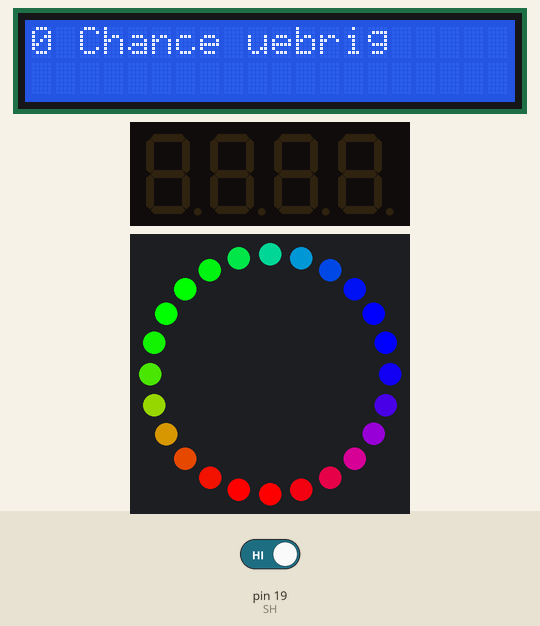
Recording of a sketch running on a simulated Arduino Uno, built with avr-gcc and run on an emulated ATmega328P. On the bench: 20×2 character LCD, 4-digit seven-segment display, 24 RGB LEDs in a ring, first at the top, clockwise. Inputs (shaded band) come from the test bench; at power-on: pin 19 (SH) HIGH. Random numbers use the default seed unless the sketch sets one.

Above: at 1.2 s.
1.3 s: pin 19 (SH) driven LOW
At 1.9 s:
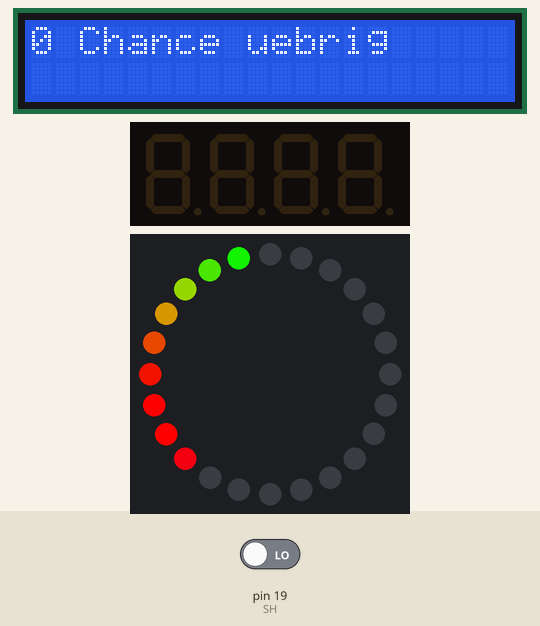
At 6.7 s:
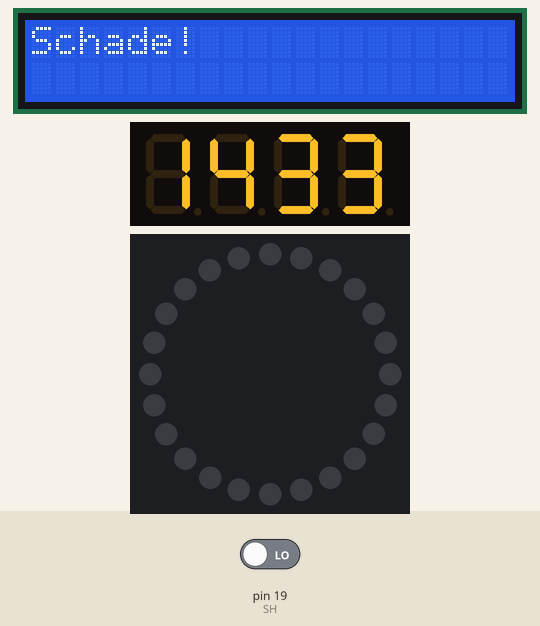
6.8 s: pin 19 (SH) driven HIGH
9.8 s: pin 19 (SH) driven LOW
At 10.78 s:
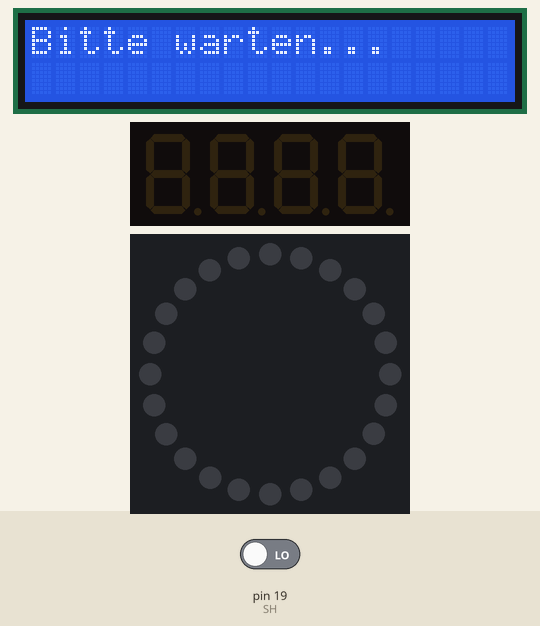
Timing chart, 0 to 12.8 s (numbered marks = the images above; inputs shaded):
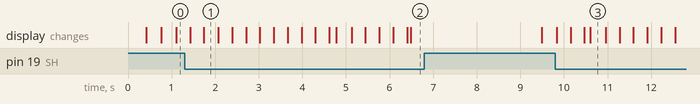

The sketch:

main.ino
```cpp
/**
 * Slotmachine, NwT 2-1 Arduino Halbjahrs Schluss Projekt
 *
 * Geräte genutzt werden:
 * ┌────────────────────────────────────────────────┐
 * │ TM1637           Zahl Display                  │
 * │ WCMCU-2812B-24   LED_Ring (gleich wie WS2812B) │
 * └────────────────────────────────────────────────┘
 */

#include<TM1637.h>
#include<LiquidCrystal_I2C.h>
#include<Adafruit_NeoPixel.h>

#include"src/animation.h"

#define CS                   3 // coin sensor button input pin
#define SH              PIN_A5 // start handle button input pin
#define CLK                 10 // TM1637 clock pin
#define DIO                  9 // TM1637 data IO pin
#define Speaker              7 // speaker control pin
#define LED_Ring_DI          8 // led ring data input pin
#define Randomseed_PIN  PIN_A0 // pin used for get random seed

#define _lcd_addr_ 0x27
#define _lcd_cols_ 20
#define _lcd_rows_ 2

Adafruit_NeoPixel pixels = Adafruit_NeoPixel( NUMPIXELS , LED_Ring_DI , NEO_GRB + NEO_KHZ800 );
LiquidCrystal_I2C lcd( _lcd_addr_ , _lcd_cols_ , _lcd_rows_ );
TM1637 tm1637( CLK , DIO );

uint32_t coin_thrown_num = 0;
bool is_start_handle_pulled = false;

uint16_t LED_Ring_Start_pos = 0;
const uint16_t LED_Ring_Brightness = 5;

#define MAX_TURNS_NUM_TO_LOSE 10 // after how many turns will the player 100% win for one turn

uint16_t turns_num_already_lost = 0;

#define WAIT_LENGTH_AFTER_RESULT_SHOWED 3000

void setup(){
    pinMode( CS , INPUT );
    pinMode( SH , INPUT );

    lcd.init();
    lcd.backlight();

    tm1637.set();
    tm1637.init();
    tm1637.point( POINT_OFF );

    pixels.begin();

    randomSeed( analogRead( Randomseed_PIN ) );
    // get random seed
}

void loop(){
    Slotmachine_Tool::LED_Ring_Show( pixels , LED_Ring_Start_pos , LED_Ring_Brightness );
    // change led_ring show status in this loop

    lcd.setCursor( 0 , 0 );
    String lcd_display_temp( coin_thrown_num );
    if ( coin_thrown_num <= 1 )
    {
        lcd.clear();
        lcd_display_temp += " Chance uebrig";
    }
    else
    {
        lcd.clear();
        lcd_display_temp += " Chancen uebrig";
    }
    lcd.print( lcd_display_temp.c_str() );
    // show how many chances left (same as how many coins have been thrown into the machine)

    // bool CS_status = digitalRead( CS ); // coin sensor status
    // bool SH_status = digitalRead( SH ); // start handle status

    // if ( digitalRead( CS ) )
    // {
    //     coin_thrown_num++;
    //     delay( 200 );
    //     // delay 200 ms in order to ignore accidentally sensor triggered
    // } // coin throwed

    // if ( SH_status && !is_start_handle_pulled && ( coin_thrown_num > 0 ) )
    if ( !digitalRead( SH ) )
    {
        is_start_handle_pulled = true;
        // coin_thrown_num--;

        for ( int i = 0 ; i < 24 ; i++ )
        {
            pixels.setPixelColor( i , 0 , 0 , 0 );
            pixels.show();
            delay( Slotmachine_Tool::LED_Ring_Pause );
        } // turn off all pixels in order

#pragma region main_game_logic

        /**
         * game result should not contain 0 as design
         * therefore, by the game result creation will only get a random num. between 1 and 9
         * 0 is not included
         */

        int8_t game_result[4];
        game_result[0] = random( 1 , 9 );
        game_result[1] = random( 1 , 9 );
        game_result[2] = random( 1 , 9 );
        game_result[3] = random( 1 , 9 );
        // get each bit of the game result

        bool is_won; // did the player win in this turn

        if ( ( game_result[0] == game_result[1] ) && ( game_result[1] == game_result[2] ) && ( game_result[2] == game_result[3] ) )
        {
            is_won = true;
            turns_num_already_lost = 0;
        } // won in this turn
        else
        {
            is_won = false;
            turns_num_already_lost++;
            if ( turns_num_already_lost == MAX_TURNS_NUM_TO_LOSE )
            {
                is_won = true;
                game_result[1] = game_result[0];
                game_result[2] = game_result[0];
                game_result[3] = game_result[0];
                // change all bits of the game result to same as the first bit of itself to make the player win
                turns_num_already_lost = 0;
            } // already lost for turns same as defined MAX_TURNS_NUM_TO_LOSE, trigger break_even mechanism
        } // lost in this turn

#pragma endregion main_game_logic

        lcd.clear();
        lcd.setCursor( 0 , 0 );
        lcd.print( "Bitte warten..." );

        Slotmachine_Tool::Game_Process_Animation_Show( pixels , tm1637 );

        tm1637.display( game_result );
        // display game result on TM1637 display

        pixels.setBrightness( 255 );
        // set led ring's brightness back to 255

        lcd.clear();
        lcd.setCursor( 0 , 0 );
        if ( is_won )
        {
            lcd.print( "Congratulations!" );
        }
        else
        {
            lcd.print( "Schade!" );
        }
        delay( WAIT_LENGTH_AFTER_RESULT_SHOWED );

        tm1637.clearDisplay();
        is_start_handle_pulled = false;
    }

    LED_Ring_Start_pos == NUMPIXELS - 1 ? LED_Ring_Start_pos = 0
                                        : LED_Ring_Start_pos++;
}
```

animation.cpp
```cpp
#include"animation.h"

/**
 * @brief show a 24-bit gradient color on led ring
 *
 * @param pixels Adafruit_NeoPixel base class (led ring's deployment class)
 * @param start_pos start position of the gradient color (always in range 0~23)
 * @param brightness how bright is this gradient color (in range 1~5)
 */
void Slotmachine_Tool::LED_Ring_Show( Adafruit_NeoPixel& pixels , uint8_t start_pos , uint16_t brightness ){
    pixels.begin();
    int n[NUMPIXELS+1];
    pixels.clear();

    n[1] = start_pos;
    for ( int k = 2 ; k <= NUMPIXELS ; k++ )
    {
        n[k] = n[k-1] - 1;
        if ( n[k] < 0 )
        {
            n[k] += NUMPIXELS;
        }
    }

#pragma region set_pixel

    pixels.setPixelColor( n[ 1] ,  0              , 51 * brightness ,  0              );
    pixels.setPixelColor( n[ 2] ,  3 * brightness , 43 * brightness ,  0              );
    pixels.setPixelColor( n[ 3] , 11 * brightness , 35 * brightness ,  0              );
    pixels.setPixelColor( n[ 4] , 19 * brightness , 27 * brightness ,  0              );
    pixels.setPixelColor( n[ 5] , 27 * brightness , 19 * brightness ,  0              );
    pixels.setPixelColor( n[ 6] , 35 * brightness , 11 * brightness ,  0              );
    pixels.setPixelColor( n[ 7] , 43 * brightness ,  3 * brightness ,  0              );
    pixels.setPixelColor( n[ 8] , 51 * brightness ,  0              ,  0              );
    pixels.setPixelColor( n[ 9] , 51 * brightness ,  0              ,  0              );
    pixels.setPixelColor( n[10] , 43 * brightness ,  0              ,  3 * brightness );
    pixels.setPixelColor( n[11] , 35 * brightness ,  0              , 11 * brightness );
    pixels.setPixelColor( n[12] , 27 * brightness ,  0              , 19 * brightness );
    pixels.setPixelColor( n[13] , 19 * brightness ,  0              , 27 * brightness );
    pixels.setPixelColor( n[14] , 11 * brightness ,  0              , 35 * brightness );
    pixels.setPixelColor( n[15] ,  3 * brightness ,  0              , 43 * brightness );
    pixels.setPixelColor( n[16] ,  0              ,  0              , 51 * brightness );
    pixels.setPixelColor( n[17] ,  0              ,  0              , 51 * brightness );
    pixels.setPixelColor( n[18] ,  0              ,  3 * brightness , 43 * brightness );
    pixels.setPixelColor( n[19] ,  0              , 11 * brightness , 35 * brightness );
    pixels.setPixelColor( n[20] ,  0              , 19 * brightness , 27 * brightness );
    pixels.setPixelColor( n[21] ,  0              , 27 * brightness , 19 * brightness );
    pixels.setPixelColor( n[22] ,  0              , 35 * brightness , 11 * brightness );
    pixels.setPixelColor( n[23] ,  0              , 43 * brightness ,  3 * brightness );
    pixels.setPixelColor( n[24] ,  0              , 51 * brightness ,  0              );
    pixels.show();

#pragma endregion set_pixel

    delay( LED_Ring_Pause );
}

/**
 * @brief show the game process animation on led ring and TM1637 display
 *
 * @param pixels Adafruit_NeoPixel base class (led ring's deployment class)
 * @param tm1637 TM1637 display base class
 */
void Slotmachine_Tool::Game_Process_Animation_Show( Adafruit_NeoPixel& pixels , TM1637& tm1637 ){
    for ( int i = 0 ; i <= 255 ; i += 3 )
    {
        pixels.fill( pixels.Color( 0 , 204 , 255 ) , 0 , NUMPIXELS );
        pixels.setBrightness( i );
        pixels.show();
        delay( LED_Ring_Pause );
    }

    for ( int i = 255 ; i >= 0 ; i -= 5 )
    {
        pixels.fill( pixels.Color( 0 , 204 , 255 ) , 0 , NUMPIXELS );
        pixels.setBrightness( i );
        pixels.show();
        delay( LED_Ring_Pause );
    }
}
```

animation.h
```cpp
#ifndef _ANIMATION_H_
#define _ANIMATION_H_

#include<Arduino.h>
#include<Adafruit_NeoPixel.h>
#include<TM1637.h>
#ifdef __AVR__
#include<avr/power.h>
#endif

#define NUMPIXELS 24

namespace Slotmachine_Tool {

    const uint16_t LED_Ring_Pause = 30;

    void LED_Ring_Show( Adafruit_NeoPixel& pixels , uint8_t start_pos , uint16_t brightness );
    void Game_Process_Animation_Show( Adafruit_NeoPixel& pixels , TM1637& tm1637 );

} // namespace Slotmachine_Tool

#endif
```

display.cpp
```cpp
#include"display.h"
```

display.h
```cpp
#ifndef _DISPLAY_H_
#define _DISPLAY_H_

#endif
```

slotm.cpp
```cpp
#include"slotm.h"

SOLTMACHINE::SOLTMACHINE( PIN _Coin_Sensor , int _Coin_Sensor_Trigger_Signal ,
                          PIN _Start_Handle , int _Start_Handle_Trigger_Signal ,
                          PIN _Digit_Display_CLK , PIN _Digit_Display_DIO ,
                          PIN _Speaker ,
                          uint16_t _MAX_CLT ){
    Coin_Sensor = _Coin_Sensor;
    Start_Handle  = _Start_Handle;

    Coin_Sensor_Trigger_Signal  = _Coin_Sensor_Trigger_Signal;
    Start_Handle_Trigger_Signal = _Start_Handle_Trigger_Signal;
    Digit_CLK = _Digit_Display_CLK;
    Digit_DIO = _Digit_Display_DIO;
    Speaker = _Speaker;

    MAX_CLT = _MAX_CLT;

    is_start_allowed = false;
    randomNUM = 0;
    continuous_lost_time = 0;

    return;
}

bool is_start_slot_allowed( SOLTMACHINE& __sm ){
    return ( __sm.is_start_allowed ? true : false );
}
```

slotm.h
```cpp
#ifndef _SLOTM_H_
#define _SLOTM_H_

#include<Arduino.h>
#include<TM1637.h>
#include"display.h"

#define MAX_CONTINUOUS_LOST_TIME 20U

#define PULL_SIGNAL( x ) ( x == INPUT_PULLUP ) ? LOW : HIGH

typedef uint8_t PIN;

class SOLTMACHINE{

    // public interface
    public:
        SOLTMACHINE( PIN , int , PIN , int , PIN , PIN , PIN ,uint16_t );

        /**
         * \brief judge if a coin is operated
         * \return coin sensor status, operated as true
         */
        bool is_Coin_Sensor_triggered() {
            if ( digitalRead( Coin_Sensor ) == Coin_Sensor_Trigger_Signal )
            {
                delay( 1000 ); // avoid retriggered sensor
                return true;
            }
            return false;
        }

        /**
         * \brief judge if start handle is pulled down (by judging the button on the top's status)
         * \return start handle (or the button) status, pulled (or pressed) as true
         */
        bool is_Start_Handle_pulled() { return ( ( digitalRead( Start_Handle ) == Start_Handle_Trigger_Signal ) ? true : false ); }

        friend bool is_start_slot_allowed( SOLTMACHINE& );

        void turn_start_to_allowed() { is_start_allowed = true; }

        void turn_start_to_NOTallowed() { is_start_allowed = false; }

    private:

    // data members
    protected:
        uint16_t randomNUM;
        uint16_t continuous_lost_time;
        bool is_start_allowed;

        uint16_t MAX_CLT; // MAX_Continuous_Lost_Time setting (in class)

        PIN Coin_Sensor;
        PIN Start_Handle;
        PIN Digit_CLK;
        PIN Digit_DIO;
        PIN Speaker;
        int Coin_Sensor_Trigger_Signal;
        int Start_Handle_Trigger_Signal;

}; // class SOLTMACHINE

bool is_start_slot_allowed( SOLTMACHINE& );

#endif
```
